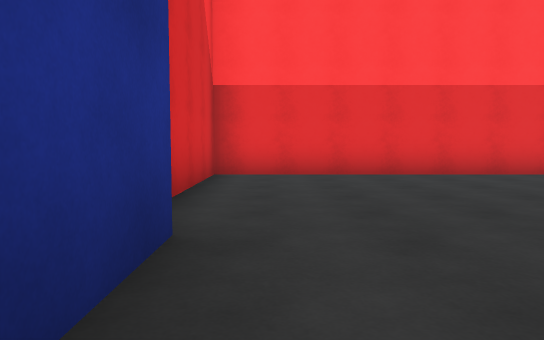
[1] (above)

24 first-person views from a walk through a scene from a Unity 3-D project. The camera is 1.2 m above the floor, tilts 4° down and sees 70° across. The floor is counted in squares, 2 m on a side. Each view is taken from the middle of a square. On the plan, view 1 faces up. The plan holds only what a view shows up to about 11 squares ahead; the rest is blank. The place goes on beyond the plan. Surface patterns are stand-ins for the level's own textures.

[2]
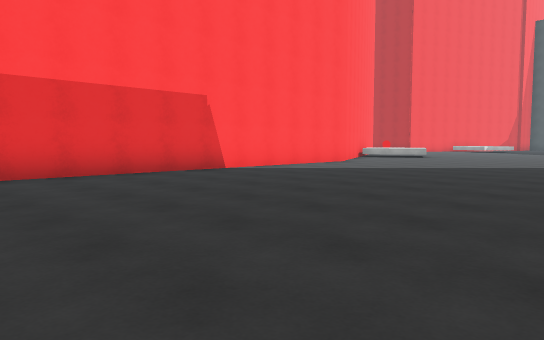

[3]
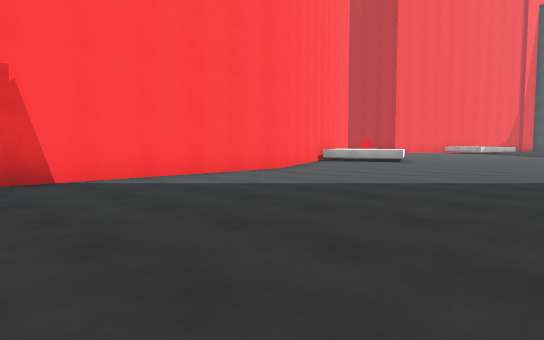

[4]
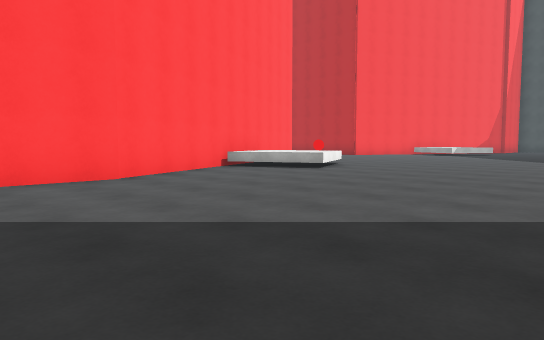

[5]
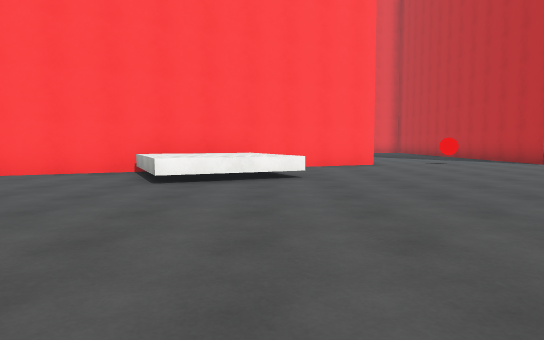

[6]
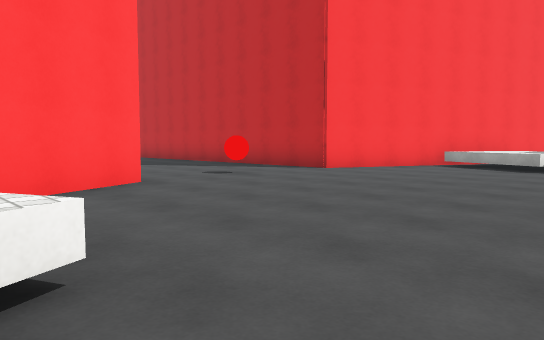

[7]
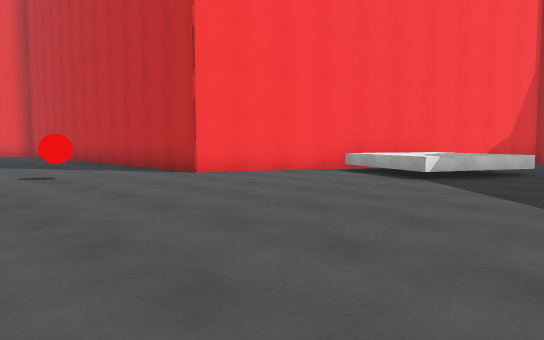

[8]
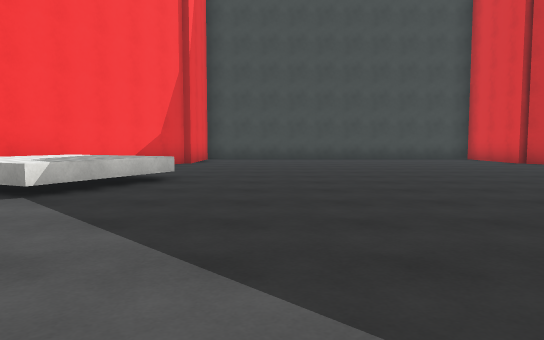

[9]
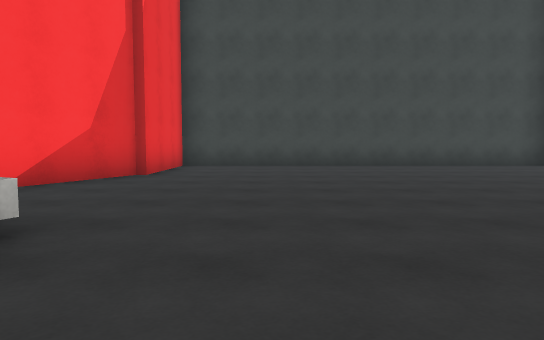

[10]
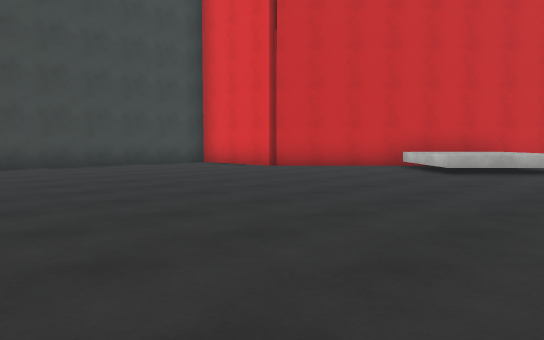

[11]
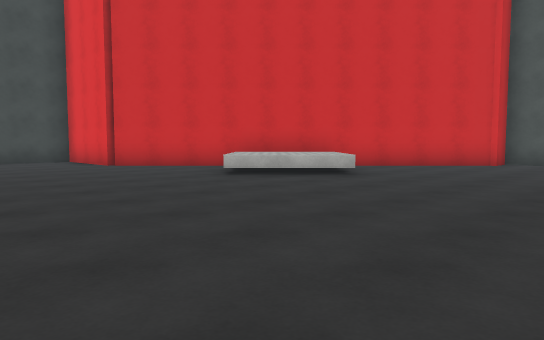

[12]
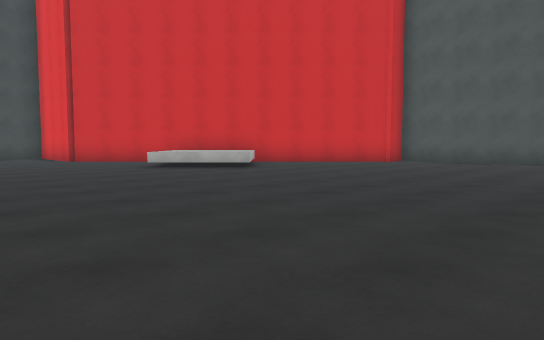

[13]
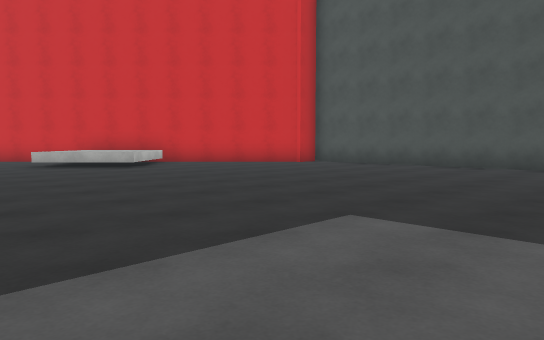

[14]
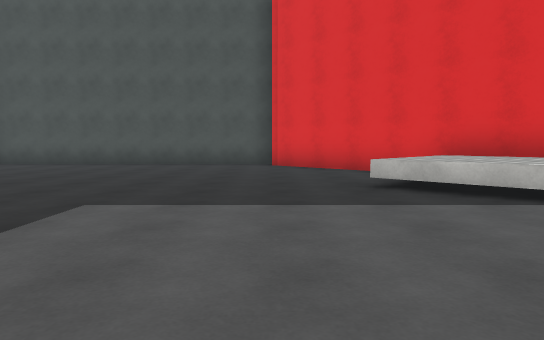

[15]
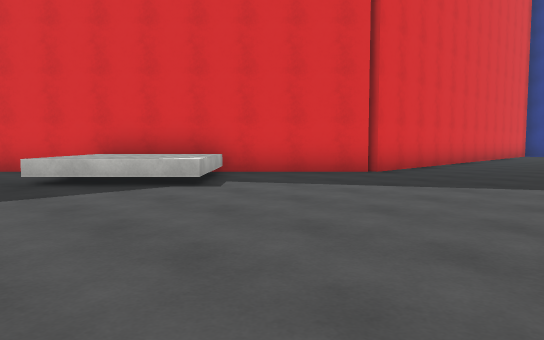

[16]
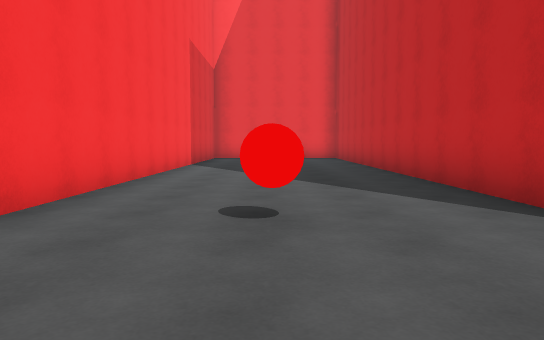

[17]
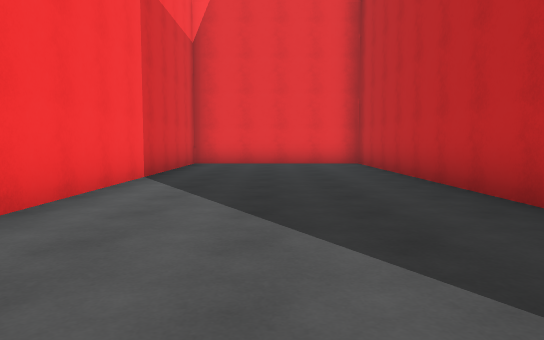

[18]
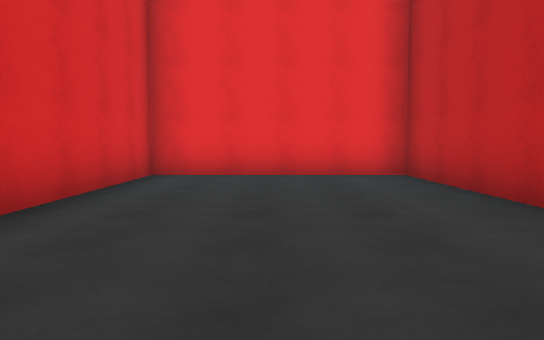

[19]
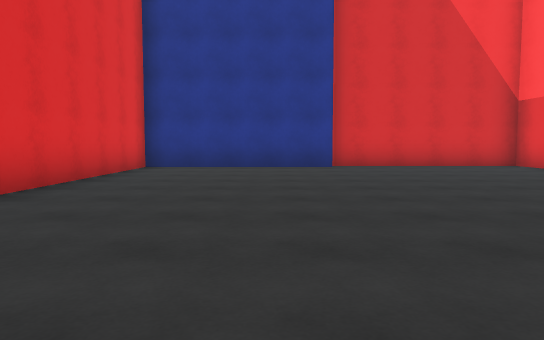

[20]
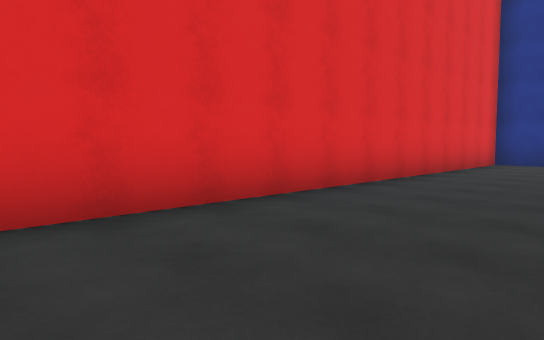

[21]
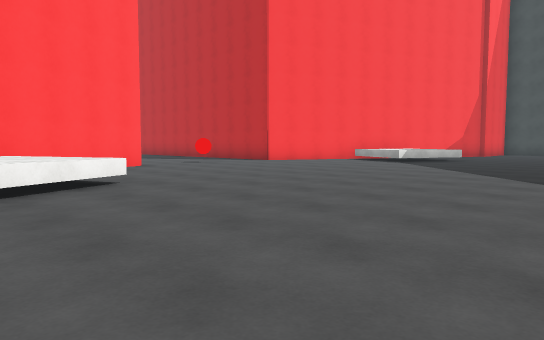

[22]
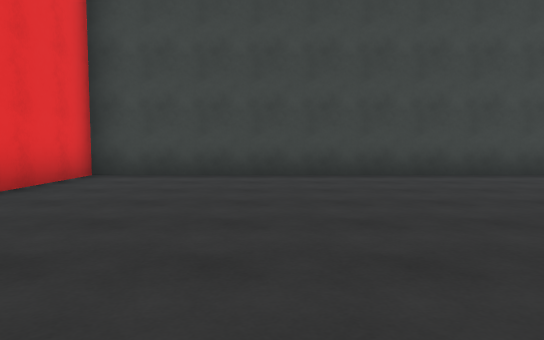

[23]
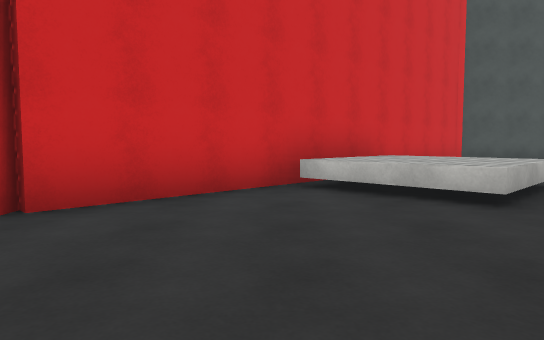

[24]
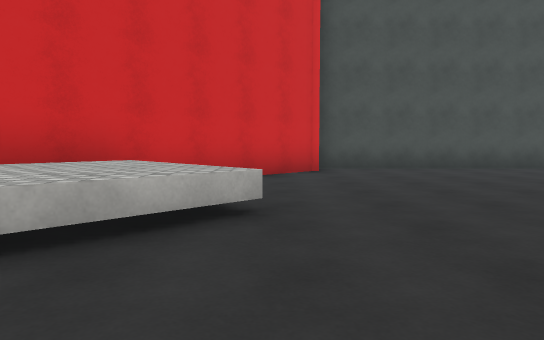

### Floor plan
Key: @ floor where view 1 was taken; # wall or solid block; . floor; = window, fence, low wall or low ledge; ^ raised ledge; O other object.
Columns run from 1 left of view 1 to 38 right of it. Each row starts with its distance up from view 1.
 25                      #######
 24                      #.....#
 23                      #.....#
 22                      #.....#
 21                      #.....#
 20                      #.....#
 19                      #.....#
 18                      #.....#
 17                      #.....#
 16                      #.....#
 15                      #.....#
 14                      #.....#
 13                      #.....#
 12                     ##..O..##
 11                   ###.......###
 10                  ##...........##
  9               ###^^^.........^^^###
  8 ###############..^^^.........^^^..######
  7 #................^^...........^........#
  6 #......................................#
  5 #......................................#
  4 #......................................#
  3 #......................................#
  2 #.................... .................#
  1 #.................... .................#
  0 #@.....................................#
 -1 #......................................#
 -2 #############.......................####
 -3             ##...^.............^...##
 -4              ##.^^^..........=^^^.##
 -5               ##^^^...........^^^##
 -6                 #^.............^#
 -7                  #.............#
 -8                  ##...........##
 -9                   ##.........##
-10                    ###########

Where each view was taken, in squares from view 1:
view 1: 0 up, 0 right, facing up
view 2: 0 up, 1 right, facing up-right
view 3: 1 up, 5 right, facing up-right
view 4: 1 up, 9 right, facing up-right
view 5: 1 up, 18 right, facing up
view 6: 6 up, 18 right, facing up-right
view 7: 5 up, 21 right, facing up-right
view 8: 5 up, 23 right, facing right
view 9: 5 up, 27 right, facing right
view 10: 5 up, 27 right, facing down-right
view 11: 2 up, 24 right, facing down-right
view 12: 2 up, 21 right, facing down-right
view 13: 0 up, 19 right, facing down-right
view 14: 1 up, 19 right, facing down
view 15: 2 up, 19 right, facing down-left
view 16: 9 up, 23 right, facing up
view 17: 13 up, 23 right, facing up
view 18: 17 up, 23 right, facing up
view 19: 1 up, 9 right, facing left
view 20: 1 up, 11 right, facing down-left
view 21: 2 up, 16 right, facing up-right
view 22: 4 up, 30 right, facing right
view 23: 1 up, 32 right, facing down
view 24: 1 down, 28 right, facing down
